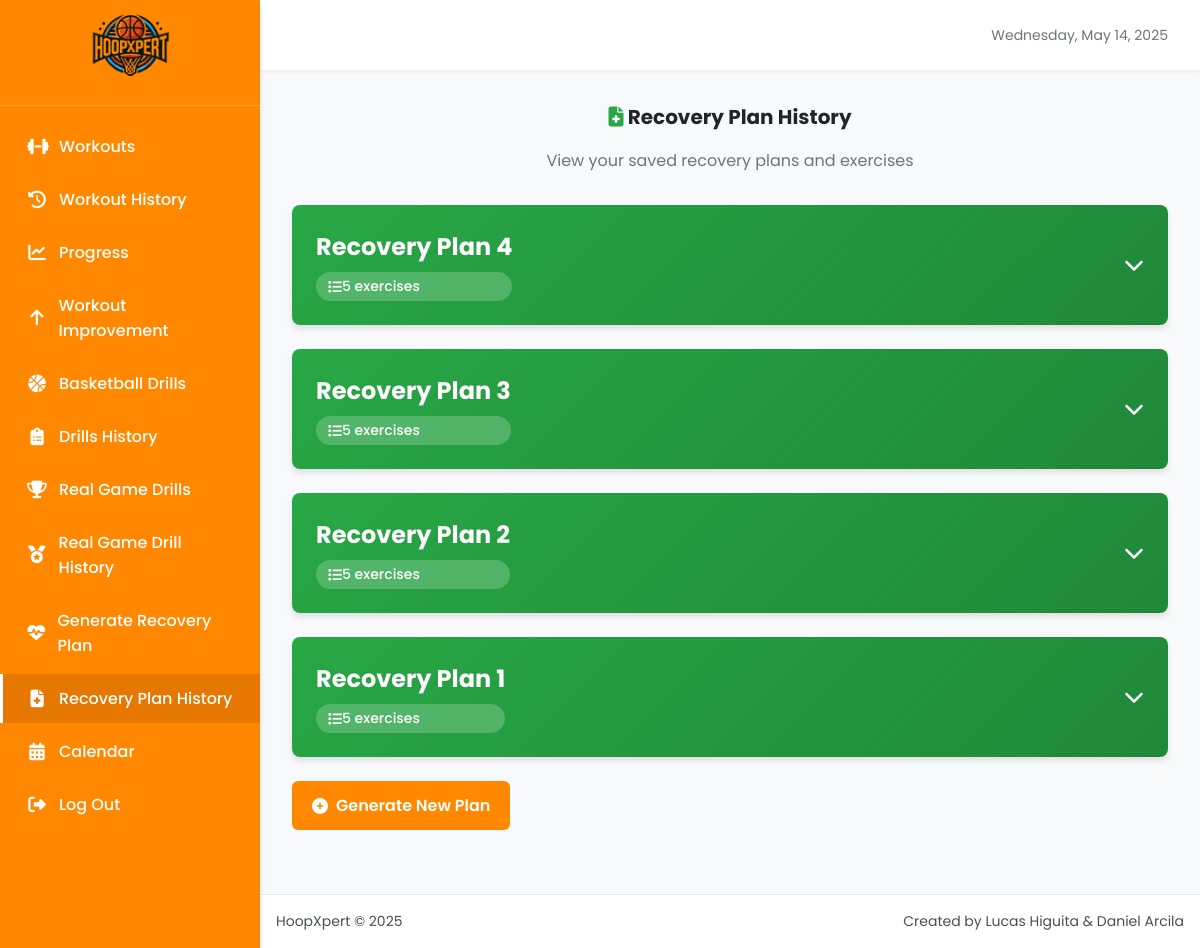
/recovery_plan_history/, run on an earlier commit of the app's database.
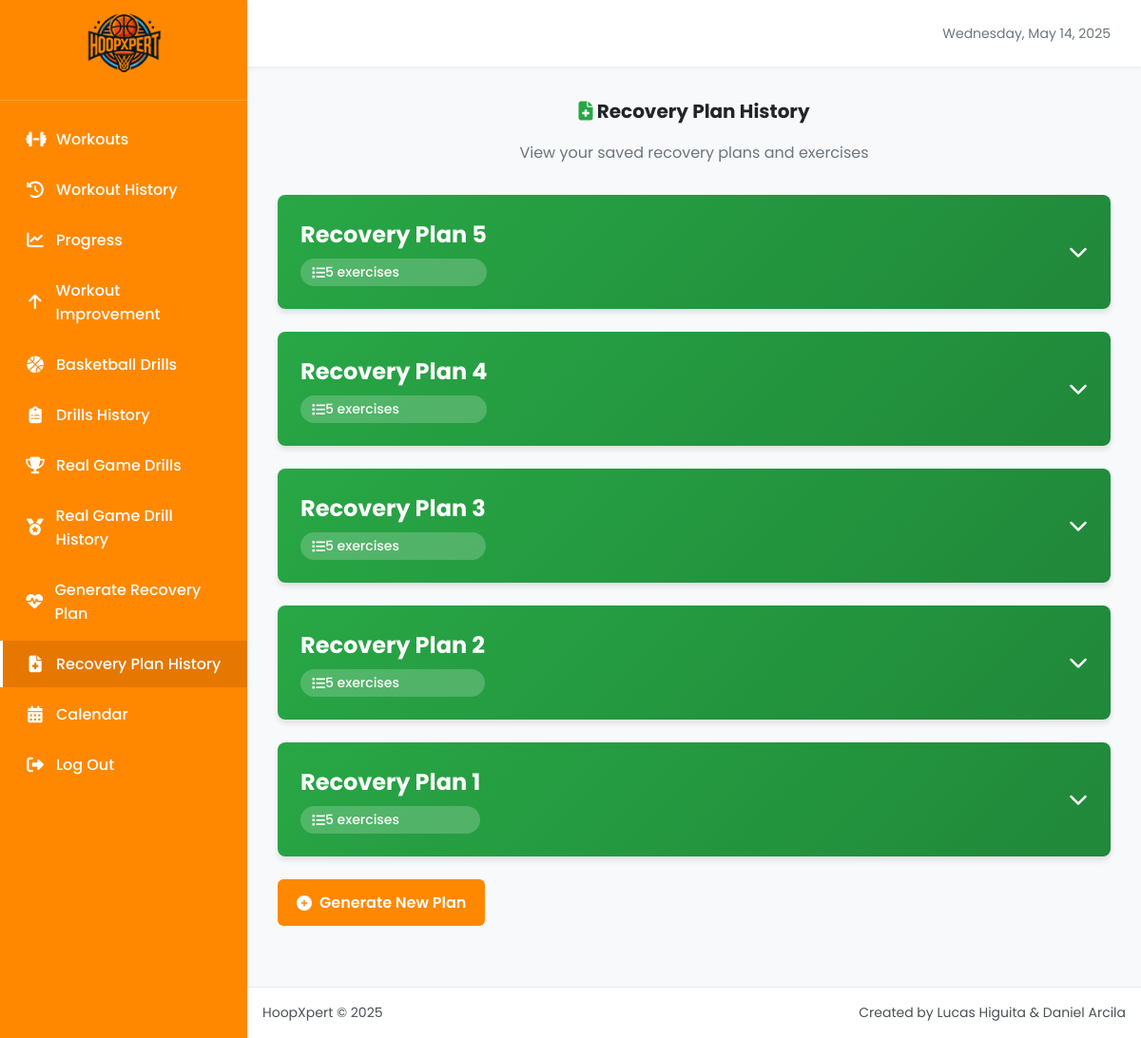
And on a later commit of the database.
### workout/models.py (models this page shows, shortened)
class RecoveryPlan(models.Model):
    name = models.CharField(max_length=100, blank=True)
    exercises = models.ManyToManyField(RecoveryExercise)

### workout/views.py (the view)
# urls.py: path('recovery_plan_history/', recovery_plan_history, name='recovery_plan_history'),
def recovery_plan_history(request):
    new_plan_id = request.GET.get('new')
    if new_plan_id:
        plans = RecoveryPlan.objects.filter(id=new_plan_id)
    else:
        plans = RecoveryPlan.objects.all().order_by('-id')
    return render(request, 'recovery_plan_history.html', {'plans': plans})

### workout/templates/recovery_plan_history.html (shortened to what this page needs)
{% extends 'base.html' %}
{% block content %}
<div class="recovery-header">
  <h2 class="text-center fw-bold fs-lg mb-3">
    <i class="fas fa-file-medical text-success"></i> Recovery Plan History
  </h2>
  <p class="text-center text-muted mb-4">View your saved recovery plans and exercises</p>
</div>
<div class="recovery-container">
  {% if plans %}
    {% for plan in plans %}
      <div class="plan-card">
        <div class="plan-header" onclick="togglePlan(this)">
          <div class="plan-header-left">
            <h3 class="plan-name">{{ plan.name }}</h3>
            <div class="exercise-count">
              <i class="fas fa-list mr-2"></i> {{ plan.exercises.all|length }} exercises
            </div>
          </div>
          <div class="plan-toggle">
            <i class="fas fa-chevron-down"></i>
          </div>
        </div>
      </div>
    {% endfor %}
  {% endif %}
  {% if plans %}
    <div class="d-flex justify-content-center mt-4">
      <a href="/generate_recovery_plan/" class="btn">
        <i class="fas fa-plus-circle"></i> Generate New Plan
      </a>
    </div>
  {% endif %}
</div>
{% endblock %}

### templates/base.html (shortened to what this page needs)
{% load static %}
<!DOCTYPE html>
<html lang="es">
<head>
  <link rel="stylesheet" href="https://cdnjs.cloudflare.com/ajax/libs/font-awesome/6.4.0/css/all.min.css">
</head>
<body>
  <aside class="sidebar">
    <div class="sidebar-header">
      <a href="/main/">
        <img src="{% static 'images/Logo_HoopXpert.png' %}" alt="HoopXpert Logo" class="logo">
      </a>
    </div>
    <nav>
      <ul>
        <li><a href="/workout/" {% if request.path == '/workout/' %}class="active"{% endif %}>
          <i class="fas fa-dumbbell"></i> <span>Workouts</span>
        </a></li>
        <li><a href="/workout_list/" {% if request.path == '/workout_list/' %}class="active"{% endif %}>
          <i class="fas fa-history"></i> <span>Workout History</span>
        </a></li>
        <li><a href="/track_progress/" {% if request.path == '/track_progress/' %}class="active"{% endif %}>
          <i class="fas fa-chart-line"></i> <span>Progress</span>
        </a></li>
        <li><a href="/routine_improvement/" {% if request.path == '/routine_improvement/' %}class="active"{% endif %}>
          <i class="fas fa-arrow-up"></i> <span>Workout Improvement</span>
        </a></li>
        <li><a href="/basketball_drills/" {% if request.path == '/basketball_drills/' %}class="active"{% endif %}>
          <i class="fas fa-basketball-ball"></i> <span>Basketball Drills</span>
        </a></li>
        <li><a href="/drills_list/" {% if request.path == '/drills_list/' %}class="active"{% endif %}>
          <i class="fas fa-clipboard-list"></i> <span>Drills History</span>
        </a></li>
        <li><a href="/real_game_drills/" {% if request.path == '/real_game_drills/' %}class="active"{% endif %}>
          <i class="fas fa-trophy"></i> <span>Real Game Drills</span>
        </a></li>
        <li><a href="/real_game_drills_list/" {% if request.path == '/real_game_drills_list/' %}class="active"{% endif %}>
          <i class="fas fa-medal"></i> <span>Real Game Drill History</span>
        </a></li>
        <li><a href="/generate_recovery_plan/" {% if request.path == '/generate_recovery_plan/' %}class="active"{% endif %}>
          <i class="fas fa-heartbeat"></i> <span>Generate Recovery Plan</span>
        </a></li>
        <li><a href="/recovery_plan_history/" {% if request.path == '/recovery_plan_history/' %}class="active"{% endif %}>
          <i class="fas fa-file-medical"></i> <span>Recovery Plan History</span>
        </a></li>
        <li><a href="/schedule/" {% if request.path == '/schedule/' %}class="active"{% endif %}>
          <i class="fas fa-calendar-alt"></i> <span>Calendar</span>
        </a></li>
        <li><a href="/logout/" {% if request.path == '/logout/' %}class="active"{% endif %}>
          <i class="fas fa-sign-out-alt"></i> <span>Log Out</span>
        </a></li>
      </ul>
    </nav>
  </aside>
  <header>
    <div class="header-actions">
      <span class="text-muted fs-sm">{% now "l, F j, Y" %}</span>
    </div>
  </header>
  <main>
    {% block content %}{% endblock %}
  </main>
  <footer>
    <div class="d-flex justify-content-between align-items-center">
      <div>HoopXpert &copy; 2025</div>
      <div>Created by Lucas Higuita & Daniel Arcila</div>
    </div>
  </footer>
</body>
</html>

### templates/base.html (style rules this page uses)
:root { --primary: #FF8800; --primary-light: #FFA940; --primary-dark: #E67700; --primary-hover: #FF9922; --secondary: #2C3E50; --background: #F8F9FA; --surface: #FFFFFF; --surface-hover: #F1F3F5; --border: #E9ECEF; --text-primary: #212529; --text-secondary: #495057; --text-muted: #6C757D; --text-light: #FFFFFF; --success: #28A745; --info: #17A2B8; --warning: #FFC107; --danger: #DC3545; --shadow-sm: 0 2px 4px rgba(0, 0, 0, 0.05); --shadow: 0 4px 6px rgba(0, 0, 0, 0.1); --shadow-lg: 0 10px 15px rgba(0, 0, 0, 0.1); --transition: all 0.3s ease; --sidebar-width: 260px; --header-height: 70px; --sidebar-bg: #FF8800; --sidebar-hover: #FF9922; --sidebar-active: #E67700; }
* { box-sizing: border-box; margin: 0; padding: 0; }
body { font-family: 'Poppins', sans-serif; background-color: var(--background); color: var(--text-primary); display: grid; grid-template-areas: "sidebar header" "sidebar main" "sidebar footer"; grid-template-columns: var(--sidebar-width) 1fr; grid-template-rows: var(--header-height) 1fr auto; height: 100vh; overflow: hidden; }
header { grid-area: header; background-color: var(--surface); box-shadow: var(--shadow-sm); padding: 0 2rem; display: flex; align-items: center; justify-content: flex-end; z-index: 10; }
.header-actions { display: flex; align-items: center; }
.sidebar { grid-area: sidebar; background: var(--sidebar-bg); color: var(--text-light); overflow-y: auto; transition: var(--transition); z-index: 20; box-shadow: var(--shadow); }
.sidebar-header { padding: 1.5rem; display: flex; align-items: center; justify-content: center; border-bottom: 1px solid rgba(255, 255, 255, 0.2); overflow: visible; }
.logo { height: 50px; transform: scale(2.2); transform-origin: center; transition: var(--transition); }
.sidebar nav { padding: 1rem 0; }
.sidebar nav ul { list-style: none; }
.sidebar nav li { margin-bottom: 0.25rem; }
.sidebar nav a { display: flex; align-items: center; padding: 0.75rem 1.5rem; text-decoration: none; color: var(--text-light); transition: var(--transition); border-left: 3px solid transparent; font-weight: 500; }
.sidebar nav a i { margin-right: 0.75rem; font-size: 1.1rem; width: 20px; text-align: center; }
.sidebar nav a.active { background-color: var(--sidebar-active); color: var(--text-light); border-left-color: var(--text-light); }
main { grid-area: main; padding: 2rem; overflow-y: auto; background-color: var(--background); }
footer { grid-area: footer; background-color: var(--surface); color: var(--text-secondary); text-align: center; padding: 1rem; font-size: 0.875rem; border-top: 1px solid var(--border); }
.btn { display: inline-flex; align-items: center; justify-content: center; gap: 0.5rem; padding: 0.75rem 1.25rem; background-color: var(--primary); color: var(--text-light); text-decoration: none; border-radius: 0.375rem; font-weight: 600; transition: var(--transition); border: none; cursor: pointer; }
.text-muted { color: var(--text-muted); }
.text-success { color: var(--success); }
.text-center { text-align: center; }
.mb-3 { margin-bottom: 1rem; }
.mb-4 { margin-bottom: 1.5rem; }
.mt-4 { margin-top: 1.5rem; }
.fw-bold { font-weight: 700; }
.fs-sm { font-size: 0.875rem; }
.fs-lg { font-size: 1.25rem; }
.d-flex { display: flex; }
.align-items-center { align-items: center; }
.justify-content-between { justify-content: space-between; }

### workout/templates/recovery_plan_history.html (style rules this page uses)
.recovery-header { margin-bottom: 2rem; }
.recovery-container { margin-bottom: 2rem; }
.plan-card { background-color: var(--surface); border-radius: 0.5rem; box-shadow: var(--shadow); overflow: hidden; margin-bottom: 1.5rem; transition: var(--transition); }
.plan-header { padding: 1.5rem; background: linear-gradient(135deg, #28a745 0%, #20883a 100%); color: white; cursor: pointer; display: flex; justify-content: space-between; align-items: center; }
.plan-header-left { display: flex; flex-direction: column; }
.plan-name { margin: 0; font-size: 1.5rem; font-weight: 700; }
.plan-toggle { font-size: 1.25rem; transition: transform 0.3s ease; }
.exercise-count { display: inline-flex; align-items: center; padding: 0.25rem 0.75rem; border-radius: 9999px; font-size: 0.875rem; font-weight: 500; background-color: rgba(255, 255, 255, 0.2); color: white; margin-top: 0.5rem; }

What changed in the data, as far as the page shows it:
added RecoveryPlan: name "Recovery Plan 5", exercises.all|length "5"
